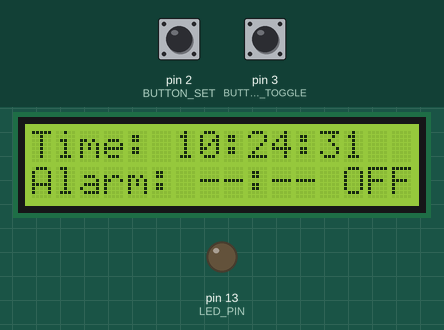
The sketch below on a simulated Arduino Uno, built with avr-gcc and run on an emulated ATmega328P. Shown: 16×2 character LCD, output pins drawn as LEDs (lit = HIGH). Inputs (shaded band) come from the test bench; at power-on: pin 3 (BUTTON_TOGGLE) HIGH, pin 2 (BUTTON_SET) HIGH. The local clock reads 2024-03-15 10:24:30 at power-on unless the sketch sets it.

Above: at 1.2 s.
1.3 s: pin 3 (BUTTON_TOGGLE) pulled LOW for 1.25 s
At 4.0 s:
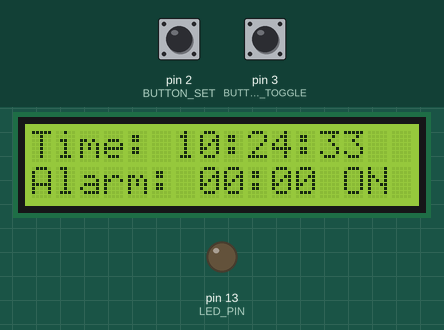
6.7 s: pin 2 (BUTTON_SET) pulled LOW for 1.25 s
At 9.1 s:
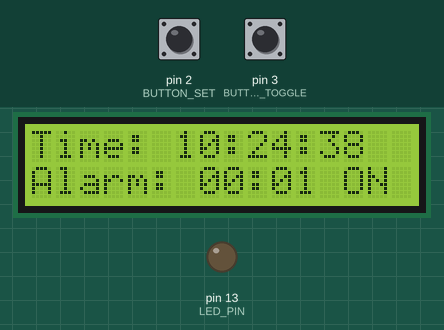
10.8 s: pin 2 (BUTTON_SET) pulled LOW for 1.25 s
At 13.1 s:
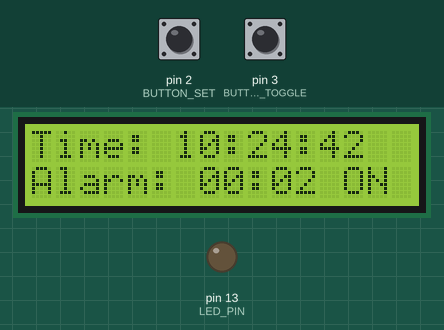
14.9 s: pin 3 (BUTTON_TOGGLE) pulled LOW for 1.25 s
At 17.0 s:
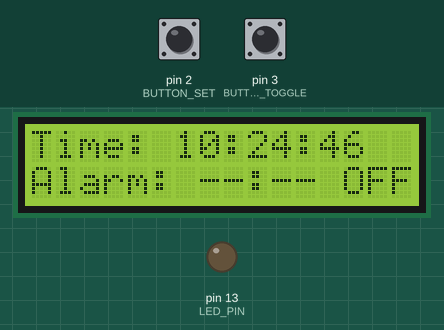
Timing chart, 0 to 18.5 s (numbered marks = the images above; inputs shaded):
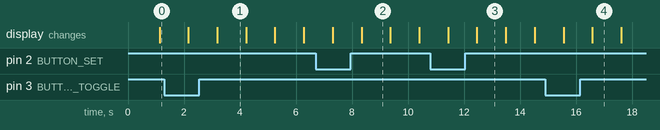

Measured:
- after the input at 1.3 s, the display: first differs from a run without the input after 1.9 s (image 1)
- after the input at 14.9 s, the display: first differs from a run without the input after 1.7 s (image 4)
- what the display in image 1 shows lasts 1.0 s, from 3.2 s to 4.2 s

The sketch:

alarm_clock.ino
```cpp
#include <Wire.h>               // I2C 통신을 위한 라이브러리
#include <LiquidCrystal_I2C.h>  // I2C LCD 제어를 위한 라이브러리
#include <Ds1302.h>             // DS1302 RTC 제어를 위한 라이브러리

// DS1302 핀 설정 (아두이노 핀 번호와 연결)
#define DS1302_CLK 4            // DS1302의 CLK 핀 (아두이노 핀 4)
#define DS1302_DAT 5            // DS1302의 DAT 핀 (아두이노 핀 5)
#define DS1302_RST 6            // DS1302의 RST 핀 (아두이노 핀 6)

// DS1302 RTC 객체 생성
Ds1302 rtc(DS1302_RST, DS1302_DAT, DS1302_CLK);

// I2C LCD 설정 (주소: 0x27, 크기: 16x2)
LiquidCrystal_I2C lcd(0x27, 16, 2);

// 버튼 핀 설정
#define BUTTON_SET 2            // 알람 시간 설정 버튼
#define BUTTON_TOGGLE 3         // 알람 활성/비활성 토글 버튼

// 부저 핀
#define BUZZER_PIN 7            // 알람 작동 시 소리를 내는 부저 핀

// 알람 시간 설정 변수
int alarmMinute = 0;            // 알람 분
int alarmHour = 0;              // 알람 시
bool alarmEnabled = false;      // 알람 활성화 상태 (true: 활성화, false: 비활성화)

// LED 핀 설정
#define LED_PIN 13              // 알람 작동 시 켜지는 LED 핀

// 디바운스 변수 (버튼의 잘못된 입력 방지)
unsigned long lastDebounceTime = 0; // 마지막 버튼 입력 시간
unsigned long debounceDelay = 50;   // 디바운스 지연 시간 (50ms)
bool lastButtonStateSet = HIGH;     // 이전 BUTTON_SET 버튼 상태
bool lastButtonStateToggle = HIGH; // 이전 BUTTON_TOGGLE 버튼 상태

// ** 함수 선언 추가 **
void printTime(int hour, int minute, int second = -1); // 프로토타입 선언

void setup() {
  // 핀 모드 설정
  pinMode(BUTTON_SET, INPUT_PULLUP);     // BUTTON_SET 핀을 내부 풀업 저항과 함께 입력으로 설정
  pinMode(BUTTON_TOGGLE, INPUT_PULLUP);  // BUTTON_TOGGLE 핀을 내부 풀업 저항과 함께 입력으로 설정
  pinMode(LED_PIN, OUTPUT);              // LED 핀을 출력으로 설정
  pinMode(BUZZER_PIN, OUTPUT);           // BUZZER 핀을 출력으로 설정

  // 초기 LED 및 부저 상태 설정
  digitalWrite(LED_PIN, LOW);            // LED 끄기
  digitalWrite(BUZZER_PIN, LOW);         // 부저 끄기

  // LCD 초기화
  lcd.init();                            // LCD 시작
  lcd.backlight();                       // LCD 백라이트 켜기

  // RTC 초기화
  rtc.halt();                            // RTC 활성화 (매개변수 없음)
}

void loop() {
  // RTC에서 현재 시간 읽기
  Ds1302::DateTime now;                  // RTC 시간 저장용 DateTime 구조체 생성
  rtc.getDateTime(&now);                 // RTC 시간 데이터를 구조체에 저장

  // LCD 첫 번째 줄에 현재 시간 표시
  lcd.setCursor(0, 0);                   // LCD 첫 번째 줄 첫 번째 칸으로 커서 이동
  lcd.print("Time: ");                   // "Time: " 문자열 출력
  printTime(now.hour, now.minute, now.second); // 현재 시간 출력 (HH:MM:SS 형식)

  // LCD 두 번째 줄에 알람 정보 표시
  lcd.setCursor(0, 1);                   // LCD 두 번째 줄 첫 번째 칸으로 커서 이동
  lcd.print("Alarm: ");                  // "Alarm: " 문자열 출력
  if (alarmEnabled) {                    // 알람이 활성화된 경우
    printTime(alarmHour, alarmMinute);   // 알람 시간 출력 (HH:MM 형식)
    lcd.print(" ON ");                   // 알람 활성화 표시
  } else {
    lcd.print("--:-- OFF");              // 알람 비활성화 표시
  }

  // 버튼 입력 처리
  handleButtonInput();

  // 알람 조건 확인 및 작동
  if (alarmEnabled && now.hour == alarmHour && now.minute == alarmMinute) {
    digitalWrite(LED_PIN, HIGH);         // LED 켜기
    tone(BUZZER_PIN, 1000);              // 부저 작동 (1kHz 주파수)
  } else {
    digitalWrite(LED_PIN, LOW);          // LED 끄기
    noTone(BUZZER_PIN);                  // 부저 끄기
  }

  delay(1000);                           // 1초 대기 후 반복
}

// 버튼 입력 처리 함수
void handleButtonInput() {
  bool currentSetState = digitalRead(BUTTON_SET);       // BUTTON_SET 버튼 현재 상태 읽기
  bool currentToggleState = digitalRead(BUTTON_TOGGLE); // BUTTON_TOGGLE 버튼 현재 상태 읽기

  // BUTTON_SET 디바운스 처리 및 알람 시간 설정
  if (currentSetState == LOW && lastButtonStateSet == HIGH && millis() - lastDebounceTime > debounceDelay) {
    alarmMinute++;                       // 버튼을 누를 때마다 알람 분 1 증가
    if (alarmMinute >= 60) {             // 알람 분이 60 이상이면
      alarmMinute = 0;                   // 분을 0으로 초기화하고
      alarmHour = (alarmHour + 1) % 24;  // 시를 1 증가 (24시간 형식 유지)
    }
    lastDebounceTime = millis();         // 마지막 버튼 입력 시간 갱신
  }
  lastButtonStateSet = currentSetState;  // 버튼 상태 갱신

  // BUTTON_TOGGLE 디바운스 처리 및 알람 활성화/비활성화
  if (currentToggleState == LOW && lastButtonStateToggle == HIGH && millis() - lastDebounceTime > debounceDelay) {
    alarmEnabled = !alarmEnabled;        // 버튼을 누를 때마다 알람 활성화 상태 전환
    lastDebounceTime = millis();         // 마지막 버튼 입력 시간 갱신
  }
  lastButtonStateToggle = currentToggleState; // 버튼 상태 갱신
}

// 시간 표시 함수
void printTime(int hour, int minute, int second = -1) {
  // 시간을 HH:MM(:SS) 형식으로 출력
  if (hour < 10) lcd.print("0");
  lcd.print(hour);
  lcd.print(":");
  if (minute < 10) lcd.print("0");
  lcd.print(minute);

  // 초(second) 값이 주어진 경우 출력
  if (second >= 0) {
    lcd.print(":");
    if (second < 10) lcd.print("0");
    lcd.print(second);
  }
}
```
